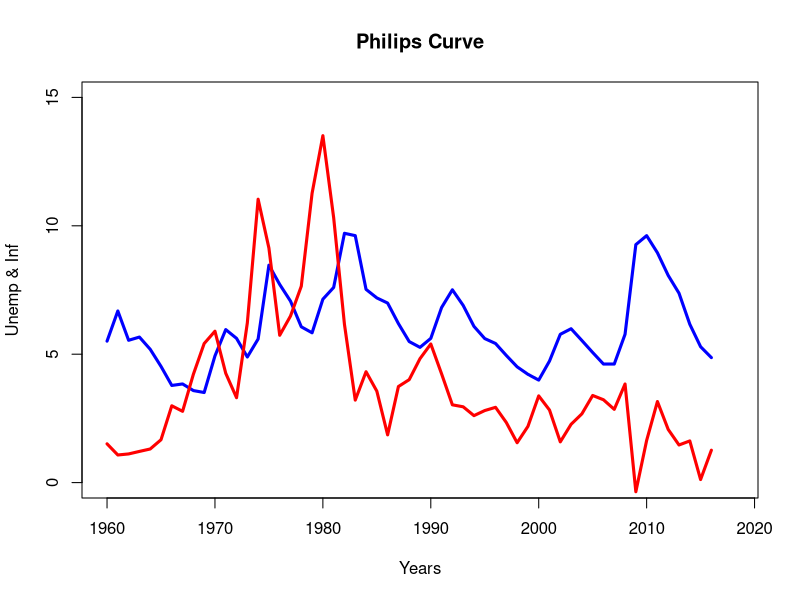
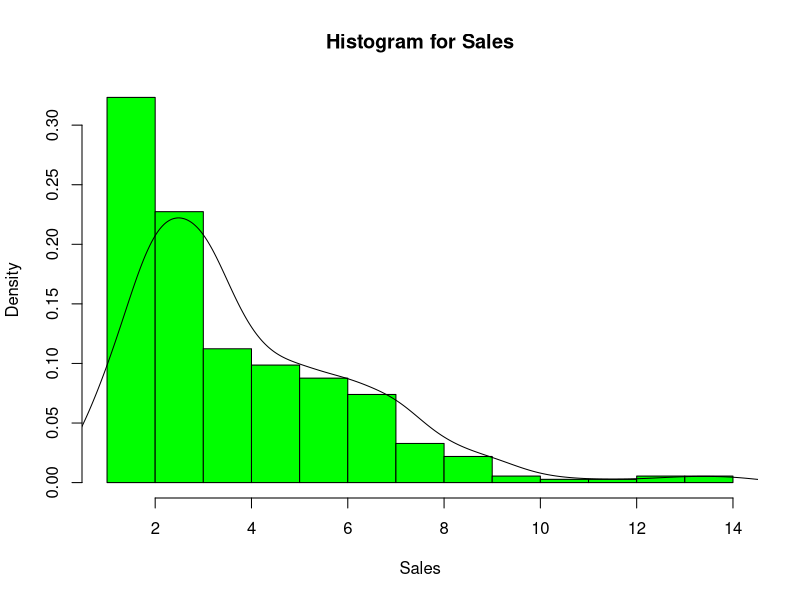

Write R code to recreate these figures, in order.
# Section 1 Question
#
# First, import the file “USA_data.csv" into R. 
# 
# Then plot UNEMPLOYMENT and INFLATION on the same graph against TIME.
# 
# You will use plot( ) and lines( ) functions.
# 
# Label the x-axis as “Years” and limit x axis by 1960 and 2018.
# Label the x-axis as "Unemp & Inf” and limit y axis by 0 and 15.
# Set the color for Unemployment to “blue”.
# Set the color for Inflation to “red”.
# Set the title of the figure as "Philips Curve”.

mydata <- read.csv("USA_data.csv")

plot(mydata$TIME , mydata$UNEMPLOYMENT, col="blue", type="l",lwd=3, 
     xlab="Years", ylab="Unemp & Inf", xlim=c(1960,2018), ylim=c(0,15))

lines(mydata$TIME , mydata$INFLATION, col="red", type="l",lwd=3)

title("Philips Curve")

# Section 2 Question
#
# First, import the file "Sales.csv" into R. 
# 
# Make a probability density plot of “Quantity” using hist( ) function and
# add a density curve on this plot by using the lines( ) function
# 
# Set the title of the figure as "Histogram for Sales”.
# Label the x-axis as “Sales”. 
# Set the color to “green”.
# 
# Hint: Use probabilities in your histogram.
# Hint: lines( ) function will include density( ) of the relevant data.

mydata <- read.csv("Sales.csv")

hist(mydata$Quantity, breaks = 15, col = "green", freq = F,
     main = "Histogram for Sales", xlab = "Sales")

lines(density(mydata$Quantity))
